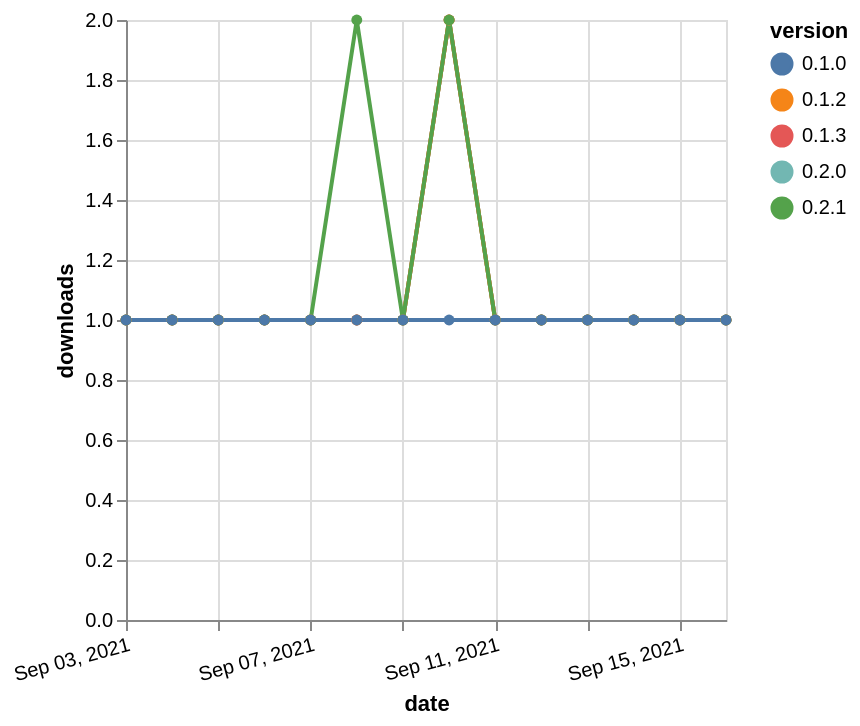

Write the Vega-Lite specification saved for this chart.
### Vega-Lite specification from a JSON file in a GitHub repository (floating-point values rounded to 4 significant figures)
{"$schema": "https://vega.github.io/schema/vega-lite/v5.json", "description": "A simple bar chart with embedded data.", "data": {"values": [{"date": "2021-09-03", "total": 170, "delta": 1, "version": "0.2.0"}, {"date": "2021-09-04", "total": 171, "delta": 1, "version": "0.2.0"}, {"date": "2021-09-05", "total": 172, "delta": 1, "version": "0.2.0"}, {"date": "2021-09-06", "total": 173, "delta": 1, "version": "0.2.0"}, {"date": "2021-09-07", "total": 174, "delta": 1, "version": "0.2.0"}, {"date": "2021-09-08", "total": 175, "delta": 1, "version": "0.2.0"}, {"date": "2021-09-09", "total": 176, "delta": 1, "version": "0.2.0"}, {"date": "2021-09-10", "total": 178, "delta": 2, "version": "0.2.0"}, {"date": "2021-09-11", "total": 179, "delta": 1, "version": "0.2.0"}, {"date": "2021-09-12", "total": 180, "delta": 1, "version": "0.2.0"}, {"date": "2021-09-13", "total": 181, "delta": 1, "version": "0.2.0"}, {"date": "2021-09-14", "total": 182, "delta": 1, "version": "0.2.0"}, {"date": "2021-09-15", "total": 183, "delta": 1, "version": "0.2.0"}, {"date": "2021-09-16", "total": 184, "delta": 1, "version": "0.2.0"}, {"date": "2021-09-03", "total": 176, "delta": 1, "version": "0.1.3"}, {"date": "2021-09-04", "total": 177, "delta": 1, "version": "0.1.3"}, {"date": "2021-09-05", "total": 178, "delta": 1, "version": "0.1.3"}, {"date": "2021-09-06", "total": 179, "delta": 1, "version": "0.1.3"}, {"date": "2021-09-07", "total": 180, "delta": 1, "version": "0.1.3"}, {"date": "2021-09-08", "total": 181, "delta": 1, "version": "0.1.3"}, {"date": "2021-09-09", "total": 182, "delta": 1, "version": "0.1.3"}, {"date": "2021-09-10", "total": 184, "delta": 2, "version": "0.1.3"}, {"date": "2021-09-11", "total": 185, "delta": 1, "version": "0.1.3"}, {"date": "2021-09-12", "total": 186, "delta": 1, "version": "0.1.3"}, {"date": "2021-09-13", "total": 187, "delta": 1, "version": "0.1.3"}, {"date": "2021-09-14", "total": 188, "delta": 1, "version": "0.1.3"}, {"date": "2021-09-15", "total": 189, "delta": 1, "version": "0.1.3"}, {"date": "2021-09-16", "total": 190, "delta": 1, "version": "0.1.3"}, {"date": "2021-09-03", "total": 248, "delta": 1, "version": "0.1.2"}, {"date": "2021-09-04", "total": 249, "delta": 1, "version": "0.1.2"}, {"date": "2021-09-05", "total": 250, "delta": 1, "version": "0.1.2"}, {"date": "2021-09-06", "total": 251, "delta": 1, "version": "0.1.2"}, {"date": "2021-09-07", "total": 252, "delta": 1, "version": "0.1.2"}, {"date": "2021-09-08", "total": 253, "delta": 1, "version": "0.1.2"}, {"date": "2021-09-09", "total": 254, "delta": 1, "version": "0.1.2"}, {"date": "2021-09-10", "total": 256, "delta": 2, "version": "0.1.2"}, {"date": "2021-09-11", "total": 257, "delta": 1, "version": "0.1.2"}, {"date": "2021-09-12", "total": 258, "delta": 1, "version": "0.1.2"}, {"date": "2021-09-13", "total": 259, "delta": 1, "version": "0.1.2"}, {"date": "2021-09-14", "total": 260, "delta": 1, "version": "0.1.2"}, {"date": "2021-09-15", "total": 261, "delta": 1, "version": "0.1.2"}, {"date": "2021-09-16", "total": 262, "delta": 1, "version": "0.1.2"}, {"date": "2021-09-03", "total": 137, "delta": 1, "version": "0.2.1"}, {"date": "2021-09-04", "total": 138, "delta": 1, "version": "0.2.1"}, {"date": "2021-09-05", "total": 139, "delta": 1, "version": "0.2.1"}, {"date": "2021-09-06", "total": 140, "delta": 1, "version": "0.2.1"}, {"date": "2021-09-07", "total": 141, "delta": 1, "version": "0.2.1"}, {"date": "2021-09-08", "total": 143, "delta": 2, "version": "0.2.1"}, {"date": "2021-09-09", "total": 144, "delta": 1, "version": "0.2.1"}, {"date": "2021-09-10", "total": 146, "delta": 2, "version": "0.2.1"}, {"date": "2021-09-11", "total": 147, "delta": 1, "version": "0.2.1"}, {"date": "2021-09-12", "total": 148, "delta": 1, "version": "0.2.1"}, {"date": "2021-09-13", "total": 149, "delta": 1, "version": "0.2.1"}, {"date": "2021-09-14", "total": 150, "delta": 1, "version": "0.2.1"}, {"date": "2021-09-15", "total": 151, "delta": 1, "version": "0.2.1"}, {"date": "2021-09-16", "total": 152, "delta": 1, "version": "0.2.1"}, {"date": "2021-09-03", "total": 231, "delta": 1, "version": "0.1.0"}, {"date": "2021-09-04", "total": 232, "delta": 1, "version": "0.1.0"}, {"date": "2021-09-05", "total": 233, "delta": 1, "version": "0.1.0"}, {"date": "2021-09-06", "total": 234, "delta": 1, "version": "0.1.0"}, {"date": "2021-09-07", "total": 235, "delta": 1, "version": "0.1.0"}, {"date": "2021-09-08", "total": 236, "delta": 1, "version": "0.1.0"}, {"date": "2021-09-09", "total": 237, "delta": 1, "version": "0.1.0"}, {"date": "2021-09-10", "total": 238, "delta": 1, "version": "0.1.0"}, {"date": "2021-09-11", "total": 239, "delta": 1, "version": "0.1.0"}, {"date": "2021-09-12", "total": 240, "delta": 1, "version": "0.1.0"}, {"date": "2021-09-13", "total": 241, "delta": 1, "version": "0.1.0"}, {"date": "2021-09-14", "total": 242, "delta": 1, "version": "0.1.0"}, {"date": "2021-09-15", "total": 243, "delta": 1, "version": "0.1.0"}, {"date": "2021-09-16", "total": 244, "delta": 1, "version": "0.1.0"}]}, "width": "container", "mark": {"type": "line", "point": {"filled": true}}, "encoding": {"x": {"field": "date", "type": "temporal", "timeUnit": "yearmonthdate", "title": "date", "axis": {"labelAngle": -15}}, "y": {"field": "delta", "type": "quantitative", "title": "downloads"}, "color": {"field": "version", "type": "nominal"}, "tooltip": {"field": "delta"}}}
